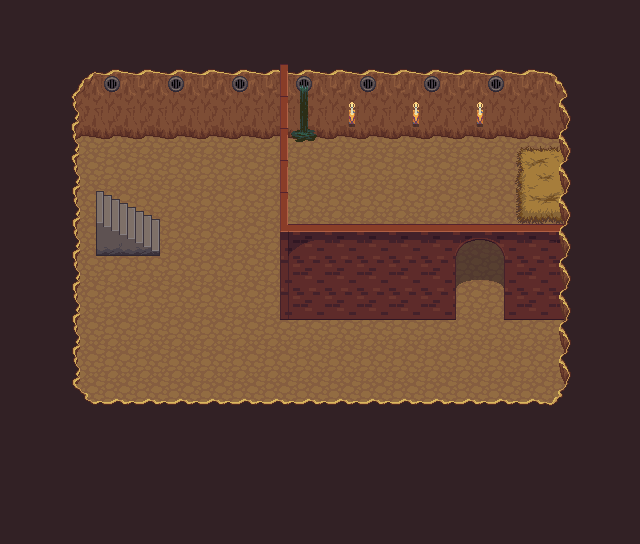

The image is a tile-based game level rendered from a .tmx file. Its description and source (layers, tilesets, objects; grid data summarised) follow:
An orthogonal 20x17 tile map with 32x32 px tiles, 6 tile layers (Maa, Maan koristeet1, Seinät, Seinien päällä, ...), 42 tilesets and 2 objects.

<map version="1.0" orientation="orthogonal" renderorder="right-down" width="20" height="17" tilewidth="32" tileheight="32" nextobjectid="1">
 <tileset firstgid="1" name="barrel" tilewidth="32" tileheight="32" tilecount="8">
  <image source="LPC base assets/Tiles/barrel.png" width="128" height="64" />
 </tileset>
 <tileset firstgid="9" name="brackish" tilewidth="32" tileheight="32" tilecount="18">
  <image source="LPC base assets/Tiles/brackish.png" width="96" height="192" />
 </tileset>
 <tileset firstgid="27" name="bridges" tilewidth="32" tileheight="32" tilecount="42">
  <image source="LPC base assets/Tiles/bridges.png" width="192" height="224" />
 </tileset>
 <tileset firstgid="69" name="buckets" tilewidth="32" tileheight="32" tilecount="6">
  <image source="LPC base assets/Tiles/buckets.png" width="96" height="64" />
 </tileset>
 <tileset firstgid="75" name="build_atlas" tilewidth="32" tileheight="32" tilecount="1024">
  <image source="LPC base assets/Tiles/build_atlas.png" width="1024" height="1024" />
 </tileset>
 <tileset firstgid="1099" name="cabinets" tilewidth="32" tileheight="32" tilecount="78">
  <image source="LPC base assets/Tiles/cabinets.png" width="192" height="416" />
 </tileset>
 <tileset firstgid="1177" name="castle_lightsources" tilewidth="32" tileheight="32" tilecount="20">
  <image source="LPC base assets/Tiles/castle_lightsources.png" width="160" height="128" />
 </tileset>
 <tileset firstgid="1197" name="castle_outside" tilewidth="32" tileheight="32" tilecount="187">
  <image source="LPC base assets/Tiles/castle_outside.png" width="544" height="352" />
 </tileset>
 <tileset firstgid="1384" name="castlefloors" tilewidth="32" tileheight="32" tilecount="100">
  <image source="LPC base assets/Tiles/castlefloors.png" width="320" height="320" />
 </tileset>
 <tileset firstgid="1484" name="castlefloors_outside" tilewidth="32" tileheight="32" tilecount="20">
  <image source="LPC base assets/Tiles/castlefloors_outside.png" width="128" height="160" />
 </tileset>
 <tileset firstgid="1504" name="castlewalls" tilewidth="32" tileheight="32" tilecount="180">
  <image source="LPC base assets/Tiles/castlewalls.png" width="384" height="480" />
 </tileset>
 <tileset firstgid="1684" name="cement" tilewidth="32" tileheight="32" tilecount="18">
  <image source="LPC base assets/Tiles/cement.png" width="96" height="192" />
 </tileset>
 <tileset firstgid="1702" name="cementstair" tilewidth="32" tileheight="32" tilecount="20">
  <image source="LPC base assets/Tiles/cementstair.png" width="160" height="128" />
 </tileset>
 <tileset firstgid="1722" name="chests" tilewidth="32" tileheight="32" tilecount="6">
  <image source="LPC base assets/Tiles/chests.png" width="64" height="96" />
 </tileset>
 <tileset firstgid="1728" name="country" tilewidth="32" tileheight="32" tilecount="20">
  <image source="LPC base assets/Tiles/country.png" width="160" height="128" />
 </tileset>
 <tileset firstgid="1748" name="cup" tilewidth="32" tileheight="32" tilecount="2">
  <image source="LPC base assets/Tiles/cup.png" width="32" height="64" />
 </tileset>
 <tileset firstgid="1750" name="dirt" tilewidth="32" tileheight="32" tilecount="18">
  <image source="LPC base assets/Tiles/dirt.png" width="96" height="192" />
 </tileset>
 <tileset firstgid="1768" name="dirt2" tilewidth="32" tileheight="32" tilecount="18">
  <image source="LPC base assets/Tiles/dirt2.png" width="96" height="192" />
 </tileset>
 <tileset firstgid="1786" name="dungeon" tilewidth="32" tileheight="32" tilecount="104">
  <image source="LPC base assets/Tiles/dungeon.png" width="416" height="256" />
  <tile id="3">
   <objectgroup draworder="index">
    <object id="0" x="24" y="0" width="8" height="32" />
   </objectgroup>
  </tile>
 </tileset>
 <tileset firstgid="1890" name="grass" tilewidth="32" tileheight="32" tilecount="18">
  <image source="LPC base assets/Tiles/grass.png" width="96" height="192" />
 </tileset>
 <tileset firstgid="1908" name="grassalt" tilewidth="32" tileheight="32" tilecount="18">
  <image source="LPC base assets/Tiles/grassalt.png" width="96" height="192" />
 </tileset>
 <tileset firstgid="1926" name="hole" tilewidth="32" tileheight="32" tilecount="18">
  <image source="LPC base assets/Tiles/hole.png" width="96" height="192" />
 </tileset>
 <tileset firstgid="1944" name="holek" tilewidth="32" tileheight="32" tilecount="18">
  <image source="LPC base assets/Tiles/holek.png" width="96" height="192" />
  <tile id="17">
   <objectgroup draworder="index">
    <object id="0" x="-0.545455" y="-0.454545" width="33" height="33.0909" />
   </objectgroup>
  </tile>
 </tileset>
 <tileset firstgid="1962" name="holemid" tilewidth="32" tileheight="32" tilecount="18">
  <image source="LPC base assets/Tiles/holemid.png" width="96" height="192" />
 </tileset>
 <tileset firstgid="1980" name="house" tilewidth="32" tileheight="32" tilecount="63">
  <image source="LPC base assets/Tiles/house.png" width="288" height="224" />
 </tileset>
 <tileset firstgid="2043" name="inside" tilewidth="32" tileheight="32" tilecount="100">
  <image source="LPC base assets/Tiles/inside.png" width="320" height="320" />
 </tileset>
 <tileset firstgid="2143" name="kitchen" tilewidth="32" tileheight="32" tilecount="8">
  <image source="LPC base assets/Tiles/kitchen.png" width="64" height="128" />
 </tileset>
 <tileset firstgid="2151" name="lava" tilewidth="32" tileheight="32" tilecount="18">
  <image source="LPC base assets/Tiles/lava.png" width="96" height="192" />
 </tileset>
 <tileset firstgid="2169" name="lavarock" tilewidth="32" tileheight="32" tilecount="18">
  <image source="LPC base assets/Tiles/lavarock.png" width="96" height="192" />
 </tileset>
 <tileset firstgid="2187" name="mountains" tilewidth="32" tileheight="32" tilecount="108">
  <image source="LPC base assets/Tiles/mountains.png" width="384" height="288" />
 </tileset>
 <tileset firstgid="2295" name="obj_misk_atlas" tilewidth="32" tileheight="32" tilecount="1024">
  <image source="LPC base assets/Tiles/obj_misk_atlas.png" width="1024" height="1024" />
 </tileset>
 <tileset firstgid="3319" name="rock" tilewidth="32" tileheight="32" tilecount="2">
  <image source="LPC base assets/Tiles/rock.png" width="64" height="32" />
 </tileset>
 <tileset firstgid="3321" name="signs" tilewidth="32" tileheight="32" tilecount="6">
  <image source="LPC base assets/Tiles/signs.png" width="96" height="64" />
 </tileset>
 <tileset firstgid="3327" name="stairs" tilewidth="32" tileheight="32" tilecount="112">
  <image source="LPC base assets/Tiles/stairs.png" width="256" height="448" />
 </tileset>
 <tileset firstgid="3439" name="tilea5" tilewidth="32" tileheight="32" tilecount="128">
  <image source="LPC base assets/Tiles/tilea5.png" width="256" height="512" />
 </tileset>
 <tileset firstgid="3567" name="tilea6" tilewidth="32" tileheight="32" tilecount="256">
  <image source="LPC base assets/Tiles/tilea6.png" width="512" height="512" />
 </tileset>
 <tileset firstgid="3823" name="treetop" tilewidth="32" tileheight="32" tilecount="42">
  <image source="LPC base assets/Tiles/treetop.png" width="192" height="224" />
 </tileset>
 <tileset firstgid="3865" name="trunk" tilewidth="32" tileheight="32" tilecount="18">
  <image source="LPC base assets/Tiles/trunk.png" width="192" height="96" />
 </tileset>
 <tileset firstgid="3883" name="water" tilewidth="32" tileheight="32" tilecount="18">
  <image source="LPC base assets/Tiles/water.png" width="96" height="192" />
 </tileset>
 <tileset firstgid="3901" name="waterfall" tilewidth="32" tileheight="32" tilecount="15">
  <image source="LPC base assets/Tiles/waterfall.png" width="96" height="160" />
 </tileset>
 <tileset firstgid="3916" name="watergrass" tilewidth="32" tileheight="32" tilecount="18">
  <image source="LPC base assets/Tiles/watergrass.png" width="96" height="192" />
 </tileset>
 <tileset firstgid="3934" name="victoria" tilewidth="32" tileheight="32" tilecount="55">
  <image source="LPC base assets/Tiles/victoria.png" width="352" height="160" />
 </tileset>
 <layer name="Maa" width="20" height="17">
  <data>[340 cells, 340 non-empty, 1 distinct tile ids]</data>
 </layer>
 <layer name="Maan koristeet1" width="20" height="17">
  <data>[340 cells, 39 non-empty, 27 distinct tile ids]</data>
 </layer>
 <layer name="Seinät" width="20" height="17">
  <data>[340 cells, 242 non-empty, 15 distinct tile ids]</data>
 </layer>
 <layer name="Seinien päällä" width="20" height="17">
  <data>[340 cells, 26 non-empty, 9 distinct tile ids]</data>
 </layer>
 <layer name="Pelaajan päällä" width="20" height="17">
  <data>[340 cells, 4 non-empty, 4 distinct tile ids]</data>
 </layer>
 <layer name="Collider" width="20" height="17" opacity="0.01">
  <data>[340 cells, 63 non-empty, 1 distinct tile ids]</data>
 </layer>
</map>
